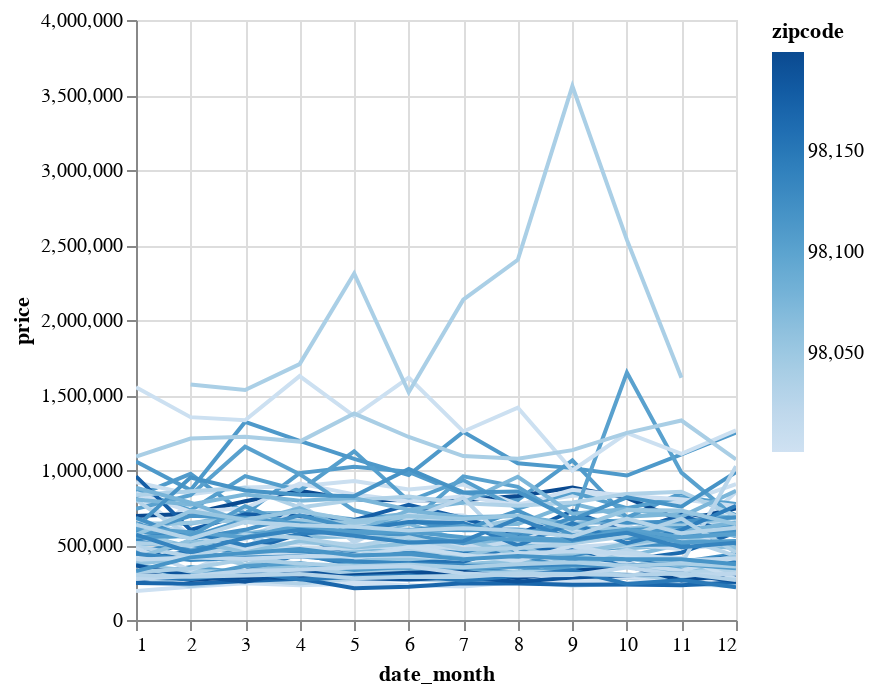

This figure's notebook cell:
### Code cell
(raw
 .group_by('date_month', 'zipcode')
 .agg(pl.col('price').mean())
 .plot.line('date_month', 'price', color='zipcode')
 )

### Figure 1 — Vega specification as saved in the notebook (floating-point values rounded to 4 significant figures; data arrays with more than 128 entries replaced by an {"elided": "..."} marker saying what was removed)
{"$schema": "https://vega.github.io/schema/vega/v5.json", "data": [{"name": "param_2_store"}, {"name": "source_0", "values": {"elided": "837 records"}}, {"name": "source_0_x_domain_date_month", "values": [{"min": 1, "max": 12}]}, {"name": "source_0_y_domain_price", "values": [{"min": 192600.0, "max": 3559000.0}]}, {"name": "source_0_color_domain_zipcode", "values": [{"min": 98001, "max": 98199}]}], "signals": [{"name": "unit", "value": {}, "on": [{"events": "pointermove", "update": "isTuple(group()) ? group() : unit"}]}, {"name": "param_2", "update": "vlSelectionResolve(\"param_2_store\", \"union\")"}, {"name": "param_2_date_month", "on": [{"events": [{"source": "view", "type": "dblclick"}], "update": "null"}, {"events": {"signal": "param_2_translate_delta"}, "update": "panLinear(param_2_translate_anchor.extent_x, -param_2_translate_delta.x / width)"}, {"events": {"signal": "param_2_zoom_delta"}, "update": "zoomLinear(domain(\"x\"), param_2_zoom_anchor.x, param_2_zoom_delta)"}]}, {"name": "param_2_price", "on": [{"events": [{"source": "view", "type": "dblclick"}], "update": "null"}, {"events": {"signal": "param_2_translate_delta"}, "update": "panLinear(param_2_translate_anchor.extent_y, param_2_translate_delta.y / height)"}, {"events": {"signal": "param_2_zoom_delta"}, "update": "zoomLinear(domain(\"y\"), param_2_zoom_anchor.y, param_2_zoom_delta)"}]}, {"name": "param_2_tuple", "on": [{"events": [{"signal": "param_2_date_month || param_2_price"}], "update": "param_2_date_month && param_2_price ? {unit: \"\", fields: param_2_tuple_fields, values: [param_2_date_month,param_2_price]} : null"}]}, {"name": "param_2_tuple_fields", "value": [{"field": "date_month", "channel": "x", "type": "R"}, {"field": "price", "channel": "y", "type": "R"}]}, {"name": "param_2_translate_anchor", "value": {}, "on": [{"events": [{"source": "scope", "type": "pointerdown"}], "update": "{x: x(unit), y: y(unit), extent_x: domain(\"x\"), extent_y: domain(\"y\")}"}]}, {"name": "param_2_translate_delta", "value": {}, "on": [{"events": [{"source": "window", "between": [{"source": "scope", "type": "pointerdown"}, {"source": "window", "type": "pointerup"}], "type": "pointermove", "consume": true}], "update": "{x: param_2_translate_anchor.x - x(unit), y: param_2_translate_anchor.y - y(unit)}"}]}, {"name": "param_2_zoom_anchor", "on": [{"events": [{"source": "scope", "consume": true, "type": "wheel"}], "update": "{x: invert(\"x\", x(unit)), y: invert(\"y\", y(unit))}"}]}, {"name": "param_2_zoom_delta", "on": [{"events": [{"source": "scope", "type": "wheel", "consume": true}], "update": "pow(1.001, event.deltaY * pow(16, event.deltaMode))", "force": true}]}, {"name": "param_2_modify", "on": [{"events": {"signal": "param_2_tuple"}, "update": "modify(\"param_2_store\", param_2_tuple, true)"}]}], "marks": [{"type": "group", "name": "pathgroup", "from": {"facet": {"data": "source_0", "name": "faceted_path_main", "groupby": ["zipcode"]}}, "encode": {"update": {"width": {"field": {"signal": null, "datum": null, "group": "width", "parent": null}}, "height": {"field": {"signal": null, "datum": null, "group": "height", "parent": null}}}}, "marks": [{"type": "line", "name": "marks", "from": {"data": "faceted_path_main"}, "sort": {"field": "x"}, "encode": {"update": {"tooltip": {"signal": "{\"date_month\": format(datum[\"date_month\"], \"\"), \"price\": format(datum[\"price\"], \"\"), \"zipcode\": format(datum[\"zipcode\"], \"\")}"}, "stroke": {"field": "zipcode", "scale": "color"}, "defined": {"signal": "isValid(datum[\"date_month\"]) && isFinite(+datum[\"date_month\"]) && isValid(datum[\"price\"]) && isFinite(+datum[\"price\"]) && isValid(datum[\"zipcode\"]) && isFinite(+datum[\"zipcode\"])"}, "x": {"field": "date_month", "scale": "x"}, "y": {"field": "price", "scale": "y"}}}, "style": ["line"], "interactive": true, "clip": true}]}], "scales": [{"name": "x", "type": "linear", "domain": [{"signal": "(data(\"source_0_x_domain_date_month\")[0] || {}).min"}, {"signal": "(data(\"source_0_x_domain_date_month\")[0] || {}).max"}], "range": [0, {"signal": "width"}], "zero": false, "nice": true, "domainRaw": {"signal": "param_2[\"date_month\"]"}}, {"name": "y", "type": "linear", "domain": [{"signal": "(data(\"source_0_y_domain_price\")[0] || {}).min"}, {"signal": "(data(\"source_0_y_domain_price\")[0] || {}).max"}], "range": [{"signal": "height"}, 0], "zero": true, "nice": true, "domainRaw": {"signal": "param_2[\"price\"]"}}, {"name": "color", "type": "linear", "domain": [{"signal": "(data(\"source_0_color_domain_zipcode\")[0] || {}).min"}, {"signal": "(data(\"source_0_color_domain_zipcode\")[0] || {}).max"}], "range": "ramp", "zero": false, "interpolate": "hcl"}], "axes": [{"scale": "x", "domain": false, "orient": "bottom", "grid": true, "zindex": 0, "aria": false, "ticks": false, "maxExtent": 0, "labels": false, "minExtent": 0, "gridScale": "y", "tickCount": {"signal": "ceil(width/40)"}}, {"scale": "y", "domain": false, "gridScale": "x", "aria": false, "ticks": false, "tickCount": {"signal": "ceil(height/40)"}, "grid": true, "minExtent": 0, "orient": "left", "labels": false, "maxExtent": 0, "zindex": 0}, {"scale": "x", "labelFlush": true, "labelOverlap": true, "orient": "bottom", "tickCount": {"signal": "ceil(width/40)"}, "grid": false, "zindex": 0, "title": "date_month"}, {"scale": "y", "tickCount": {"signal": "ceil(height/40)"}, "zindex": 0, "grid": false, "orient": "left", "title": "price", "labelOverlap": true}], "style": "cell", "height": 300, "width": 300, "background": "white", "legends": [{"stroke": "color", "gradientLength": {"signal": "clamp(height, 64, 200)"}, "title": "zipcode"}], "padding": 5}
